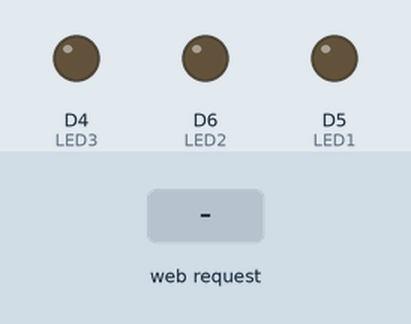
Bench run of a program on a simulated ESP8266 (NodeMCU). On the bench: output pins drawn as LEDs (lit = HIGH). Inputs (shaded band) come from the test bench. WiFi joins after 1.5 s; servers stay silent unless stated; what the program prints to the serial monitor is not drawn.

Above: at 2.7 s.
2.8 s: HTTP request GET /LED1ON received
At 3.4 s:
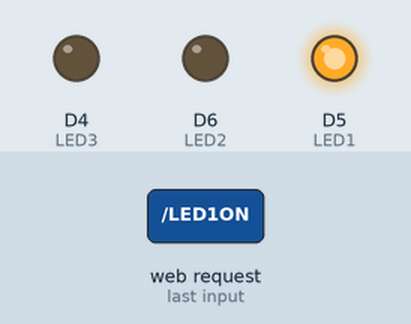
4.3 s: HTTP request GET /LED2ON received
At 5.5 s:
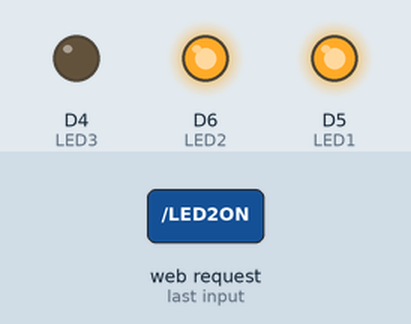
5.8 s: HTTP request GET /LED1OFF received
At 6.9 s:
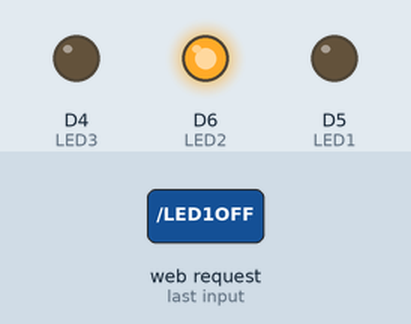
7.3 s: HTTP request GET /LED3OFF received
At 8.0 s:
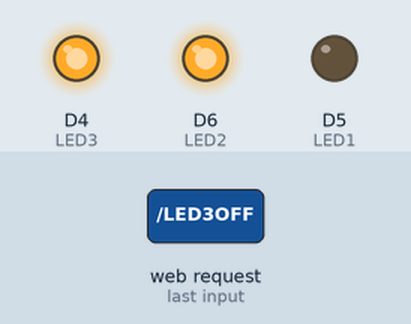
8.8 s: HTTP request GET /LED2OFF received
At 9.2 s:
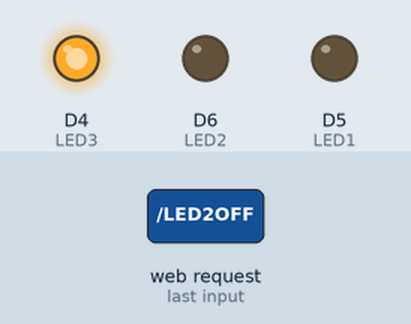
10.3 s: HTTP request GET /LED3ON received
At 11.5 s:
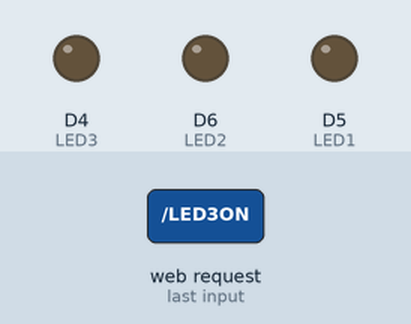
Timing chart, 0 to 12.8 s (numbered marks = the images above; inputs shaded):
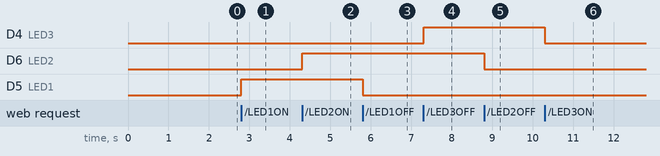

Measured:
- after the input at 2.8 s, D5 (LED1): LOW → HIGH at once
- after the input at 4.3 s, D6 (LED2): LOW → HIGH at once
- after the input at 5.8 s, D5 (LED1): HIGH → LOW at once
- after the input at 7.3 s, D4 (LED3): LOW → HIGH at once
- after the input at 8.8 s, D6 (LED2): HIGH → LOW at once
- after the input at 10.3 s, D4 (LED3): HIGH → LOW at once

The program:

main.cpp
```cpp
// Libraries
#include <Arduino.h>
#include <ESPAsyncWebServer.h>
#include <ESP8266WiFi.h>

// Setup WiFi
const char * ap_ssid = "alvin";
const char * ap_pass = "alvin123";
const char * sta_ssid = "TEKNIK UNSOED D3";
const char * sta_pass = "";
AsyncWebServer server(80);
String webpage;

// Setup PIN
#define LED1 D5
#define LED2 D6
#define LED3 LED_BUILTIN

void setup() {
  // Initialize PIN
  pinMode(LED1, OUTPUT);
  pinMode(LED2, OUTPUT);
  pinMode(LED3, OUTPUT);

  Serial.begin(9600);

  // Initialize access point
  // Serial.println("Configuring access point...");
  // WiFi.mode(WIFI_AP);
  // WiFi.softAP(ap_ssid, ap_pass);
  // Serial.print("Wifi: ");
  // Serial.println(ap_ssid);
  // Serial.print("IP address: ");
  // Serial.println(WiFi.softAPIP());

  // Initialize wifi as station
  Serial.print("Connecting to ");
  Serial.println(sta_ssid);

  WiFi.mode(WIFI_STA);
  WiFi.begin(sta_ssid, sta_pass);

  while (WiFi.status() != WL_CONNECTED)
  {
    delay(300);
    Serial.print(".");
  }

  Serial.println("");
  Serial.println("WiFi connected");
  Serial.print("IP address: ");
  Serial.println(WiFi.localIP());

  // Create webpage
  webpage = "<h1> Web Control ESP8266</h1>";
  webpage += "<p>LED 1: ";
  webpage += "<a href=\"LED1ON\"\"><button>ON</button></a><a href=\"LED1OFF\"\"><button>OFF</button></a></p><br>";
  webpage += "<p>LED 2: ";
  webpage += "<a href=\"LED2ON\"\"><button>ON</button></a><a href=\"LED2OFF\"\"><button>OFF</button></a></p><br>";
  webpage += "<p>LED 3: ";
  webpage += "<a href=\"LED3ON\"\"><button>ON</button></a><a href=\"LED3OFF\"\"><button>OFF</button></a></p>";

  // Handle webpage actions
  server.on("/", HTTP_GET, [](AsyncWebServerRequest *request){
    request->send(200, "text/html", webpage);
  });

  server.on("/LED1ON", HTTP_GET, [](AsyncWebServerRequest *request){
    digitalWrite(LED1, HIGH);
    request->send(200, "text/html", webpage);
  });

  server.on("/LED2ON", HTTP_GET, [](AsyncWebServerRequest *request){
    digitalWrite(LED2, HIGH);
    request->send(200, "text/html", webpage);
  });

  server.on("/LED3ON", HTTP_GET, [](AsyncWebServerRequest *request){
    digitalWrite(LED3, LOW);
    request->send(200, "text/html", webpage);
  });

  server.on("/LED1OFF", HTTP_GET, [](AsyncWebServerRequest *request){
    digitalWrite(LED1, LOW);
    request->send(200, "text/html", webpage);
  });

  server.on("/LED2OFF", HTTP_GET, [](AsyncWebServerRequest *request){
    digitalWrite(LED2, LOW);
    request->send(200, "text/html", webpage);
  });

  server.on("/LED3OFF", HTTP_GET, [](AsyncWebServerRequest *request){
    digitalWrite(LED3, HIGH);
    request->send(200, "text/html", webpage);
  });

  server.begin();
}

void loop() {

}
```
